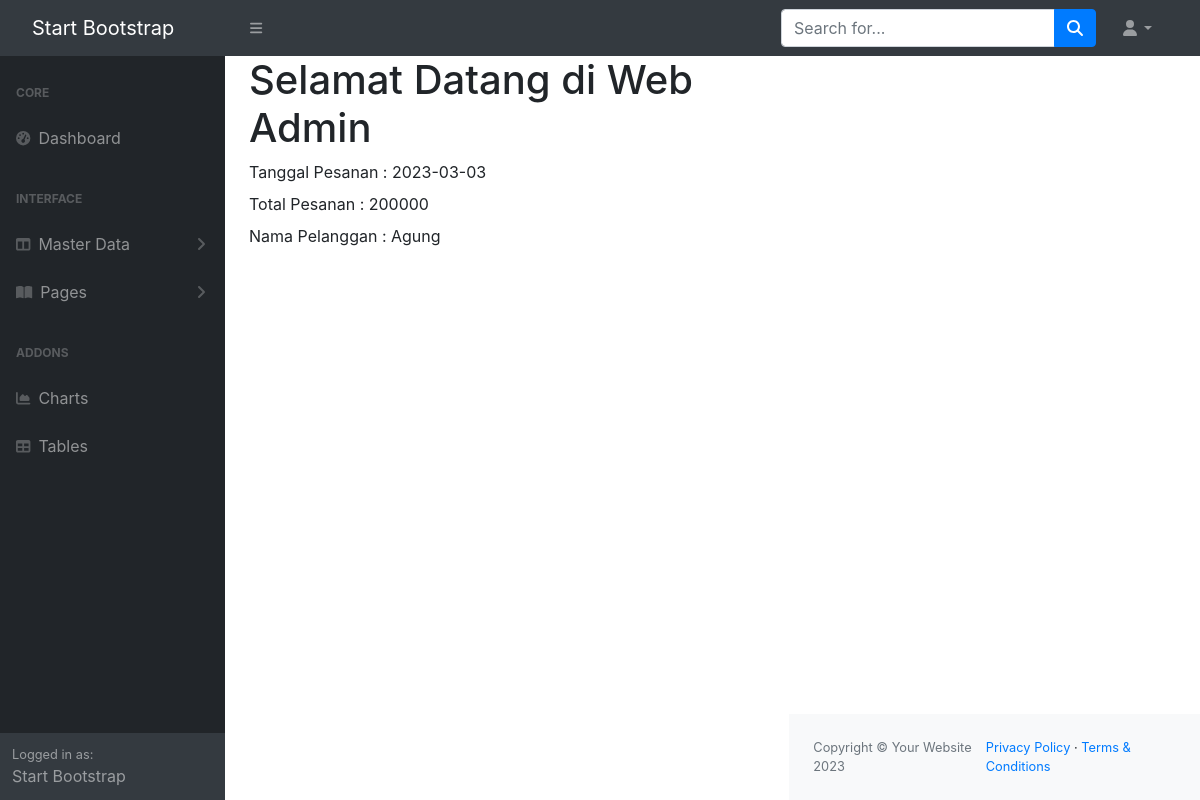
/admin/index.php?url=pesanan_detail&id=1, run on the app's committed database.
### tables this page shows
CREATE TABLE `pesanan` (
  `id` int(11) NOT NULL,
  `tanggal` date DEFAULT NULL,
  `total` double DEFAULT NULL,
  `pelanggan_id` int(11) NOT NULL
);

CREATE TABLE `pelanggan` (
  `id` int(11) NOT NULL,
  `kode` varchar(10) DEFAULT NULL,
  `nama` varchar(50) DEFAULT NULL,
  `jk` char(1) DEFAULT NULL,
  `tmp_lahir` varchar(30) DEFAULT NULL,
  `tgl_lahir` date DEFAULT NULL,
  `email` varchar(30) DEFAULT NULL,
  `kartu_id` int(11) NOT NULL
);

### admin/models/Pesanan.php (called while the page is built, shortened)
<?php
class Pesanan {
 private $koneksi;
 public function __construct(){
    global $dbh;
    $this->koneksi = $dbh;
}
public function getPesanan($id){
    $sql = "SELECT pesanan.*, pelanggan.nama as nama FROM pesanan INNER JOIN
    pelanggan ON pelanggan.id = pesanan.pelanggan_id WHERE pesanan.id = ?";
    $ps = $this->koneksi->prepare($sql);
    $ps->execute([$id]);
    $rs = $ps->fetch();
    return $rs;
}
}
?>

### admin/pesanan_detail.php (the view)
<?php
$id = $_REQUEST['id'];
$model = new Pesanan();
$pesanan = $model->getPesanan($id);
?>
<div>
    <label>Tanggal Pesanan : <?= $pesanan['tanggal'] ?></label><br>
    <label>Total Pesanan : <?= $pesanan['total'] ?></label><br>
    <label>Nama Pelanggan : <?= $pesanan['nama'] ?></label><br>
</div>

### data on the page
pesanan: tanggal "2023-03-03", total "200000", pelanggan.nama "Agung"
